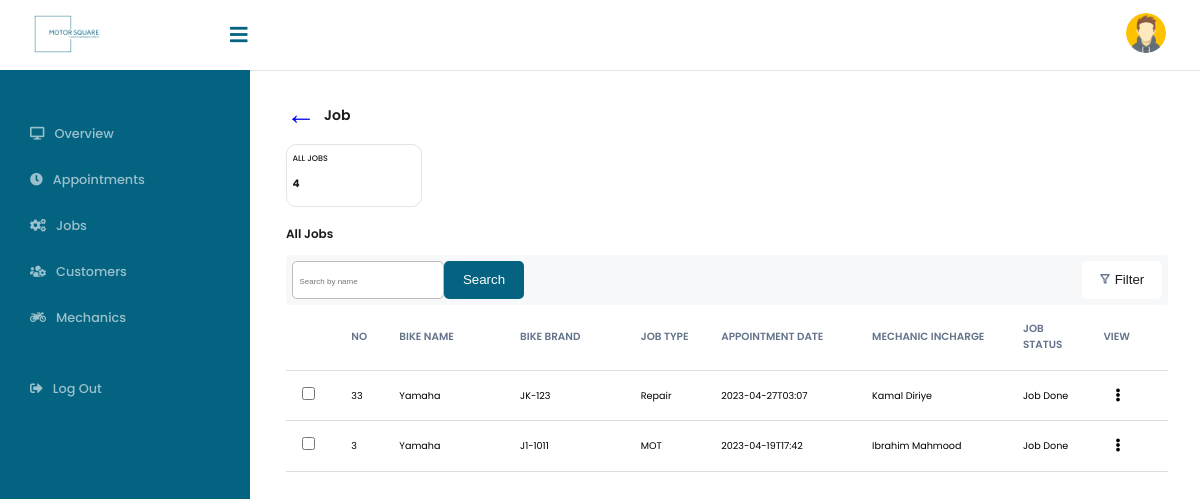
/admin/jobs.php (signed in), run on the app's committed database.
### tables this page shows
CREATE TABLE `job` (
  `jobId` int(11) NOT NULL,
  `date` date NOT NULL,
  `bikeName` varchar(255) NOT NULL,
  `bikeBrand` varchar(255) NOT NULL,
  `description` varchar(255) NOT NULL,
  `status` varchar(50) NOT NULL,
  `jobStatus` varchar(50) DEFAULT NULL,
  `appointmentStatus` varchar(50) NOT NULL,
  `serviceType` varchar(50) NOT NULL,
  `images` varchar(255) DEFAULT NULL,
  `userId` int(11) NOT NULL
);

CREATE TABLE `user` (
  `userId` int(11) NOT NULL,
  `fullName` varchar(255) NOT NULL,
  `email` varchar(255) NOT NULL,
  `password` varchar(255) NOT NULL,
  `image` varchar(255) DEFAULT NULL,
  `phone` varchar(50) DEFAULT NULL,
  `level` int(1) NOT NULL,
  `dateJoined` date DEFAULT current_timestamp()
);

### admin/jobs.php (the view, shortened to what this page needs)
<?php
require_once('../shared/connection.php');
$jobs =  "SELECT user.fullName, job.jobId, job.date,job.jobStatus, job.appointmentStatus, job.bikeName,
          job.bikeBrand,job.serviceType, job.status,job.JobStatus FROM user INNER JOIN jobassign
          ON user.userId = jobassign.userId INNER JOIN job ON jobassign.jobId = job.jobId
          order By job.jobId DESC";
$jobsResult = $connection->query($jobs);
$count = "SELECT count(*) as total from job";
$countResult = $connection->query($count);
$totalJob = $countResult->fetch_assoc();
require_once("../shared/header.php");
require_once('shared/sidebar.php');
?>
<div class="content">
      <div class="dashboard__overview">
        <div class="flex-nojustify">
          <span><a class="back-arrow" href="overview.php">&larr;</a></span>
          <p class="dashboard__title mt-sm">Job</p>
        </div>
        <div class="card__box flex-display--column">
          <p class="card__box--title">ALL JOBS</p>
          <p class="card__box--description"><?php echo $totalJob["total"]; ?></p>
        </div>
        <div class="dashboard__table-header flex-display">
          <p class="dashboard__subtitle">All Jobs</p>
        </div>
        <div class="dashboard__search-header flex-display">
          <div class="dashboard__search-box flex-display">
            <input type="search" name="mainSearchJob" id="mainSearchJob" placeholder="Search by name" />
            <button class="btn btn-primary">Search</button>
          </div>
          <button class="btn btn-white btn-white-after">Filter</button>
        </div>
        <table>
          <thead>
            <tr>
              <th class="checkbox"></th>
              <th class="sn">NO</th>
              <th class="name">Bike Name</th>
              <th class="brand">Bike Brand</th>
              <th class="job-type">Job Type</th>
              <th class="appointment-date">Appointment Date</th>
              <th class="mechanic-incharge">MECHANIC INCHARGE</th>
              <th class="status">Job Status</th>
              <th class="action">View</th>
            </tr>
          </thead>
          <tbody id="mainJobTable">
            <?php while($row =$jobsResult->fetch_assoc() ) { ?>
            <tr>
              <td class="checkbox"><input type="checkbox" /></td>
              <td class="sn"><?php echo $row["jobId"]; ?></td>
              <td class="name"><?php echo $row["bikeName"]; ?></td>
              <td class="brand"><?php echo $row["bikeBrand"]; ?></td>
              <td class="job-type"><?php echo $row["serviceType"]; ?></td>
              <td class="appointment-date"><?php echo $row["status"]; ?></td>
              <td class="mechanic-incharge"><?php echo $row["fullName"]; ?></td>
              <td class="status">
              <?php if($row["jobStatus"] == 0){ ?>
              <p class="processing">Processing</p>
              <?php } elseif($row["jobStatus"]==1){?>
                <p class="compelted">Job Done</p>
              <?php } else {?>
                <p class="">-</p>
             <?php }?>
            </td>
            <form method="post">
              <td class="action">
                <div class="flex-display icon-size">
                <button type="submit" name="processingSubmit" id="processingSubmit" class="three-dots-btn"><i class="fas fa-ellipsis-v three-dots"></i></button>
                </div>
              </td>
              </form>
            </tr>
            <?php } ?>
          </tbody>
        </table>
      </div>
    </div>
<?php require_once("../shared/footer.php"); ?>

### css/style.css (style rules this page uses)
* { margin: 0; padding: 0; }
*, *::after, *::before { margin: 0; padding: 0; }
*, *::before, *::after { box-sizing: inherit; }
html { box-sizing: border-box; font-size: 62.5%; font-family: "Poppins", sans-serif; }
@media only screen and (max-width: 75em) { html { font-size: 50%; } }
a, ul, li { list-style: none; text-decoration: none; }
body { font-family: "Poppins", sans-serif; font-weight: 500; font-style: normal; line-height: 1.6; text-decoration: none; -ms-overflow-style: none; scrollbar-width: none; }
.back-arrow { font-size: 30px; margin-bottom: 1.8rem; margin-top: 1rem; }
.mt-sm { margin-top: 0.7rem; }
.flex-nojustify { display: flex; column-gap: 1rem; }
input, select, .text-area, .media-container { border: 1px solid #bfbbbb !important; }
p { padding: 0 !important; }
.btn { cursor: pointer; max-width: 28rem; border: none; border-radius: 5px; outline: none; padding: 0.8rem 0; min-width: 10rem; }
.btn-primary { background-color: #046380; color: white; }
.btn-white { background-color: #ffffff; color: #1b1c1e; width: 9rem; }
.btn-white-after::before { display: inline-block; background-image: url("/img/filter.png"); background-repeat: no-repeat; width: 15px; height: 13px; background-size: 10px 10px; content: ""; vertical-align: middle; }
.three-dots-btn { background:transparent; border:none; }
.card__box { border: 1px solid #e4e4e7; padding: 0.68rem; border-radius: 10px; max-width: 17rem; width: 100%; }
.card__box--title { font-size: 1rem; font-weight: 500; line-height: 18px; color: #1b1c1e; text-transform: uppercase; }
.card__box--description { font-weight: 700; color: #1b1c1e; font-size: 1.3rem; line-height: 32px; }
table { border-collapse: collapse; width: 100%; margin-bottom: 5rem; }
table thead tr th { color: #64748b; font-size: 1.3rem; font-weight: 600; text-transform: uppercase; }
table tbody tr td { font-size: 1.2rem; font-weight: 400; }
th, td { text-align: left; padding: 16px; border-bottom: 1px solid #ddd; }
th { background-color: #ffffff; font-weight: bold; }
.checkbox { width: 20px; }
.sn { width: 30px; }
.name { width: 120px; }
.brand { width: 120px; }
.status { width: 80px; }
.job-type { width: 80px; }
.customername, .emailuser, .assignto, .mechanic-incharge { width: 150px; }
.last-amount, .appointment-date { width: 150px; }
.action { width: 80px; }
.icon-size { font-size: 1.5rem; max-width: 6rem; }
.three-dots { text-align: center; margin-left: 1.5rem; cursor: pointer; }
.flex-display { display: flex; justify-content: space-between; }
.flex-display--column { display: flex; flex-direction: column; }
.dashboard__overview { max-width: 144rem; display: flex; overflow: hidden; flex-direction: column; }
.content { margin-left: 250px; height: 100vh; transition: 0.5s; margin-top: 70px; padding-top: 20px; padding-left: 4.5rem; padding-right: 4rem; }
.dashboard__title { font-size: 1.75rem; color: #1b1c1e; line-height: 38.25px; font-weight: 600; margin-bottom: 1.25rem; }
.dashboard__subtitle { font-size: 1.5rem; color: #1b1c1e; line-height: 25px; font-weight: 600; margin-bottom: 0.1rem; margin-top: 1.8rem; }
.dashboard__table-header { flex-wrap: wrap; align-items: center; margin-bottom: 1rem; }
.dashboard__search-header { padding: 0.75rem; background-color: #f7f8f9; border-radius: 4px; }
.dashboard__search-box { max-width: 28rem; width: 100%; }
.dashboard__search-box button { width: 100%; width: 10rem; }
.dashboard__search-box input { padding: 1.3rem 0.8rem; border-radius: 5px; outline: none; border: none; max-width: 19rem; background-color: #ffffff; }
.dashboard__search-box input::placeholder { font-size: 1rem; font-style: normal; font-weight: 400; text-align: left; }
form { display: flex; flex-direction: column; }
input[type="checkbox"] { margin-right: 0.5rem; }

### data on the page
job: jobId "33", bikeName "Yamaha", bikeBrand "JK-123", serviceType "Repair", status "2023-04-27T03:07", user.fullName "Kamal Diriye", jobStatus "Job Done"
job: jobId "3", bikeName "Yamaha", bikeBrand "J1-1011", serviceType "MOT", status "2023-04-19T17:42", user.fullName "Ibrahim Mahmood", jobStatus "Job Done"

### other printed values
$totalJob["total"] "4"
